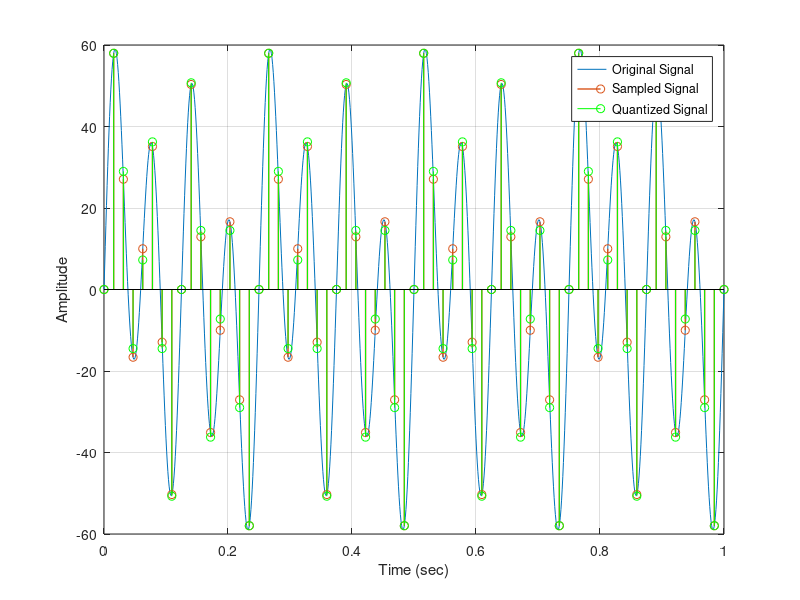

Reproduce this figure in MATLAB.
clc;
clear all;
close all;

A1 = 10;
A2 = 20;
A3 = 40;

f1 = 4;
f2 = 8;
f3 = 16;
t = 0:0.001:1;

signal1 = A1 * sin(2*pi*f1*t) + A2 * sin(2*pi*f2*t) + A3*sin(2*pi*f3*t);
plot(t, signal1);
hold on

%Sampling
fs = 64;
ts = 1/fs;
t = 0:ts:1;
signal2 = A1 * sin(2*pi*f1*t) + A2 * sin(2*pi*f2*t) + A3*sin(2*pi*f3*t);
stem(t, signal2, 'LineWidth',1);
grid on;
hold on;


%Quantization
nbits = 4; % 256 qantization levels
qLevels = 2^nbits;
signalMin = min(signal2);
signalMax = max(signal2);  
scalingFactor = (signalMax-signalMin)/qLevels;
signal3 = signal2 / scalingFactor; 
signal3 = round(signal3);
signal3 = signal3 * scalingFactor;


stem(t, signal3, 'g');
grid on;
hold on;
xlabel('Time (sec)');
ylabel('Amplitude');
legend('Original Signal', 'Sampled Signal', 'Quantized Signal');
